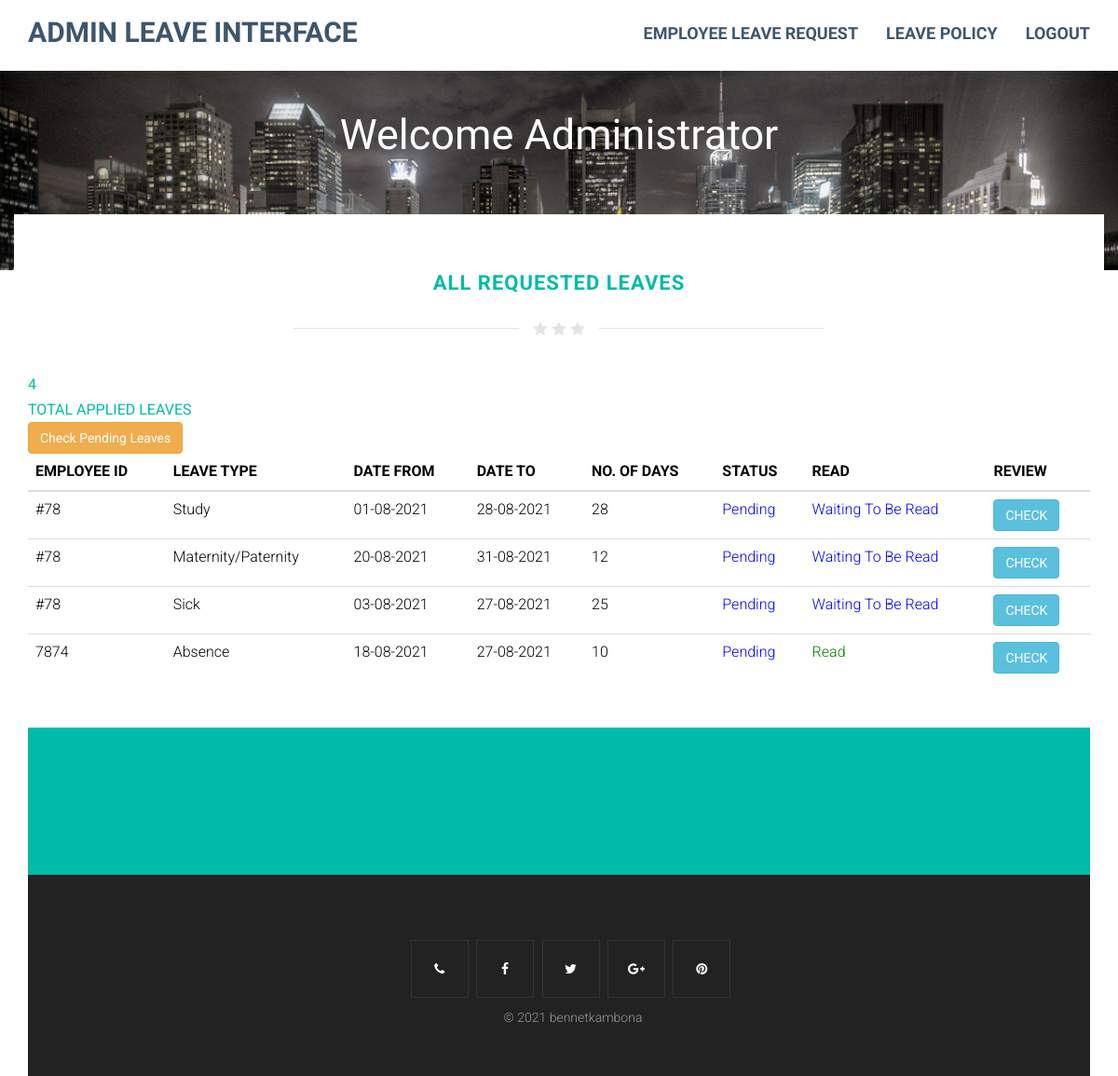
Page /admin_interface.php (signed in) on the committed database.
### tables this page shows
CREATE TABLE IF NOT EXISTS `leave_details` (
  `id` int(11) NOT NULL AUTO_INCREMENT,
  `employee_id` varchar(10) NOT NULL,
  `startdate` varchar(250) NOT NULL,
  `enddate` varchar(250) NOT NULL,
  `type` varchar(50) NOT NULL,
  `reasons` varchar(500) NOT NULL,
  `remaining_days` int(30) NOT NULL,
  `status` int(1) NOT NULL DEFAULT '0',
  `isread` int(1) NOT NULL DEFAULT '0',
  `posting_date` datetime NOT NULL DEFAULT CURRENT_TIMESTAMP,
  `deleted` int(10) NOT NULL DEFAULT '0',
  PRIMARY KEY (`id`),
  KEY `fk` (`employee_id`)
);

### admin_interface.php (the view, shortened to what this page needs)
<?php
    include 'process_login.php';
  ?>
<!DOCTYPE html>
<html>
<head>
<link href="css/bootstrap.min.css" rel="stylesheet">
<link href="https://maxcdn.bootstrapcdn.com/font-awesome/4.6.3/css/font-awesome.min.css" rel="stylesheet">
<link href="css/style.css" rel="stylesheet">
</head>
<body>
<header class="item header margin-top-0">
<div class="wrapper">
    <nav role="navigation" class="navbar navbar-white navbar-embossed navbar-lg navbar-fixed-top">
    <div class="container">
        <div class="navbar-header">
            <a href="index.html" class="navbar-brand brand"> Admin Leave Interface </a>
        </div>
        <div id="navbar-collapse-02" class="collapse navbar-collapse">
            <ul class="nav navbar-nav navbar-right">
                <li class="propClone"><a href="admin_interface.php">Employee Leave Request</a></li>
                <li class="propClone"><a href="update_policy.php">Leave Policy</a></li>
                <li class="propClone"><a href="logout.php" name="logout">Logout</a></li>
            </ul>
        </div>
    </div>
    </nav>
    <div class="container">
        <div class="row">
            <div class="col-md-12 text-center">
                <div class="text-pageheader">
                    <div class="subtext-image" data-scrollreveal="enter bottom over 1.7s after 0.0s">
                         Welcome Administrator
                    </div>
                </div>
            </div>
        </div>
    </div>
</div>
</header>
<section class="item content">
<div class="container toparea">
    <div class="underlined-title">
        <div class="editContent">
            <h1 class="text-center latestitems" style="color:#00bba7">All REQUESTED LEAVES</h1>
        <div class="wow-hr type_short">
            <span class="wow-hr-h">
            <i class="fa fa-star"></i>
            <i class="fa fa-star"></i>
            <i class="fa fa-star"></i>
            </span>
        </div>
    </div>
    <div>
        <?php
            $mysqli = new mysqli('localhost', 'root','','employee_ls') or die(mysqli_error($mysqli));
    $result=mysqli_query($mysqli,"SELECT COUNT(*) AS totalnumber FROM leave_details;");
    if ($result) {
        $row = mysqli_fetch_assoc($result);
    }
        ?>
        <div class="d-flex flex-wrap">
            <div style="font-weight: bolder; color:#00bba7;">
                <?php echo $row['totalnumber'];?>
            </div>
            <div style="font-weight: bolder; color:#00bba7;">TOTAL APPLIED LEAVES</div>
            <a href="pending.php" class="btn btn-warning">Check Pending Leaves</a>
        </div>
        <div class="card-box mb-30">
                    <table class="data-table table stripe hover nowrap" style="color: black;">
                        <thead>
                            <tr>
                                <th class="table-plus">EMPLOYEE ID</th>
                                <th>LEAVE TYPE</th>
                                <th>DATE FROM</th>
                                <th>DATE TO</th>
                                <th>NO. OF DAYS</th>
                                <th>STATUS</th>
                                <th>READ</th>
                                <th>REVIEW</th>
                            </tr>
                        </thead>
                        <tbody>
                            <tr>
                                 <?php
                $mysqli = new mysqli('localhost', 'root','','employee_ls');
                    $dell=0;
                    $result="SELECT * FROM leave_details WHERE deleted = '$dell'";
                          $query = mysqli_query($mysqli, $result) or die(mysqli_error($mysqli));
             while ($row=mysqli_fetch_array($query)) {
?>
                  <td> <?php echo $row['employee_id']; ?></td>
                  <td><?php echo $row['type'];?></td>
                  <td><?php echo $row['startdate'];?></td>
                  <td><?php echo $row['enddate'];?></td>
                  <td><?php echo $row['remaining_days'];?></td>
                  <td><?php $stats=$row['status'];
                                       if($stats==1){
                                        ?>
                                           <span style="color: green">Approved</span>
                                            <?php } if($stats==2)  { ?>
                                           <span style="color: red">Not Approved</span>
                                            <?php } if($stats==0)  { ?>
                                           <span style="color: blue">Pending</span>
                                           <?php } ?>
                                    </td>
                                    <td><?php $stats=$row['isread'];
                                       if($stats==1){
                                        ?>
                                           <span style="color: green">Read</span>
                                            <?php } if($stats==2)  { ?>
                                            <?php } if($stats==0)  { ?>
                                           <span style="color: blue">Waiting To Be Read</span>
                                           <?php } ?>
                                    </td>
                                    <td>
                                        <a href="pending.php" class="btn btn-info" name="">CHECK
                            </tr>
                            <?php
                                        }?>
                                    </tbody></table>
        </div>
    </div>
</div>
<section class="content-block" style="background-color:#00bba7;">
<div class="container text-center">
    <div class="row">
        <div class="col-sm-10 col-sm-offset-1">
        </div>
    </div>
</div>
</section>
<div class="footer text-center">
    <div class="container">
        <div class="row">
            <ul class="social-iconsfooter">
                <li><a href="#"><i class="fa fa-phone"></i></a></li>
                <li><a href="#"><i class="fa fa-facebook"></i></a></li>
                <li><a href="#"><i class="fa fa-twitter"></i></a></li>
                <li><a href="#"><i class="fa fa-google-plus"></i></a></li>
                <li><a href="#"><i class="fa fa-pinterest"></i></a></li>
            </ul>
            <p>
                 &copy; 2021 bennetkambona<br/>
            </p>
        </div>
    </div>
</div>
</body>
</html>

### css/style.css (style rules this page uses)
body { font-family:Roboto; font-weight:300; font-size:16px; color:#777; line-height:1.7; }
h1,h2,h3,h4,h5,h6 { font-family:Roboto; font-weight:700; }
.content-block { padding:50px 0; margin-top:50px; }
.navbar-lg { min-height:76px; }
.navbar-lg .navbar-brand { line-height:1; padding-top:20px; padding-bottom:26px; font-size:30px; }
header .navbar-white a { color:#3D566E; font-weight:700; }
.item.content,.item.portfolio,.item.team,.item.pricing,.item.contact { padding-top:40px; padding-bottom:0px; }
header .navbar-white { background:#fff; box-shadow:0px 3px 2px 0px rgba(50,50,50,0.1); }
.item.header { background-image:url(../images/homeimg.jpg); background-repeat:no-repeat; background-position:0% top; background-size:cover; background-attachment:scroll; background-color:rgba(0,0,0,0); }
.navbar-nav,.navbar>.container .navbar-brand { font-family:Dosis; text-transform:uppercase; }
.text-pageheader { text-align:center; color:#fff; z-index:2; position:relative; font-size:45px; line-height:90px; text-transform:uppercase; padding-top:100px; padding-bottom:100px; font-weight:700; font-family:Dosis; }
.subtext-image { text-transform:none; font-weight:100 !Important; }
.toparea { background:#fff; margin-top:-100px; padding-top:30px; }
h1.latestitems { font-size:22px; line-height:28px; color:#444; text-transform:uppercase; letter-spacing:1px; margin-top:0; }
.wow-hr { position:relative; font-size:0; text-align:center; height:24px; margin:auto; margin-top:2%; margin-bottom:3%; width:50%; padding:2px 0; overflow:hidden; clear:both; }
.wow-hr-h:before { left:-13px; margin-left:-50%; background:#f7f7f7; }
.wow-hr-h:after { left:13px; margin-right:-50%; }
.wow-hr-h:before,.wow-hr-h:after { display:inline-block; content:""; height:1px; width:50%; margin-top:9px; vertical-align:top; position:relative; background-color:#e4e4e4; }
.wow-hr-h i { font-size:16px; line-height:20px; height:20px; width:20px; vertical-align:top; text-align:center; color:#e4e4e4; }
.footer ul.social-iconsfooter li { display:inline-block; float:none; position:relative; background:transparent; margin-right:5px; border:1px solid #333; }
.footer ul.social-iconsfooter li a { color:#fff; width:60px; height:60px; line-height:60px; display:inline-block; }
.footer { background:#222; color:#999; font-size:14px; padding:60px 0 40px 0; margin-top:0px; }
ul,ol { -moz-padding-start:0px; -webkit-padding-start:0px; -khtml-padding-start:0px; -o-padding-start:0px; padding-start:0px; padding-left:0px; }
.footer a { color:#00bba7; }
@media (min-width:768px) { .navbar-lg .navbar-nav>li>a { padding-top:26px; padding-bottom:26px; font-size:18px; } }

### rows in the picture
leave_details: employee "#78", type "Study", startdate "01-08-2021", enddate "28-08-2021", remaining_days "28", status "Pending", isread "Waiting To Be Read"
leave_details: employee "#78", type "Maternity/Paternity", startdate "20-08-2021", enddate "31-08-2021", remaining_days "12", status "Pending", isread "Waiting To Be Read"
leave_details: employee "#78", type "Sick", startdate "03-08-2021", enddate "27-08-2021", remaining_days "25", status "Pending", isread "Waiting To Be Read"
leave_details: employee "7874", type "Absence", startdate "18-08-2021", enddate "27-08-2021", remaining_days "10", status "Pending", isread "Read"

### other values in the picture
$row['totalnumber'] "4"
